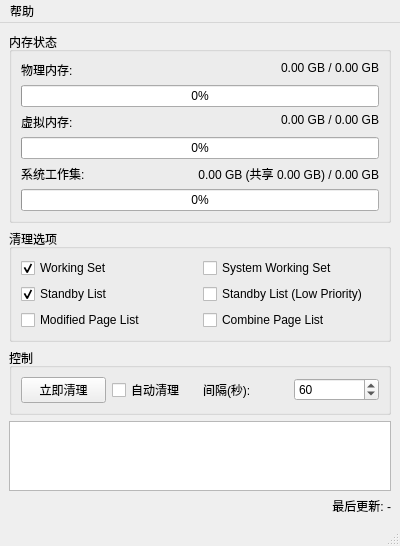
<?xml version="1.0" encoding="UTF-8"?>
<ui version="4.0">
 <class>MainWindow</class>
 <widget class="QMainWindow" name="MainWindow">
  <property name="geometry">
   <rect>
    <x>0</x>
    <y>0</y>
    <width>400</width>
    <height>500</height>
   </rect>
  </property>
  <property name="windowTitle">
   <string>内存清理工具</string>
  </property>
  <widget class="QWidget" name="centralwidget">
   <layout class="QVBoxLayout" name="verticalLayout">
    <item>
     <widget class="QGroupBox" name="groupBoxMemory">
      <property name="title">
       <string>内存状态</string>
      </property>
      <layout class="QGridLayout" name="gridLayoutMemory">
       <item row="0" column="0">
        <widget class="QLabel" name="labelPhysical">
         <property name="text">
          <string>物理内存:</string>
         </property>
        </widget>
       </item>
       <item row="0" column="1">
        <widget class="QLabel" name="lbPhysicalValue">
         <property name="text">
          <string>0.00 GB / 0.00 GB</string>
         </property>
         <property name="alignment">
          <set>Qt::AlignmentFlag::AlignRight</set>
         </property>
        </widget>
       </item>
       <item row="1" column="0" colspan="2">
        <widget class="QProgressBar" name="pbPhysical">
         <property name="value">
          <number>0</number>
         </property>
         <property name="alignment">
          <set>Qt::AlignmentFlag::AlignCenter</set>
         </property>
         <property name="format">
          <string>%p%</string>
         </property>
        </widget>
       </item>
       <item row="2" column="0">
        <widget class="QLabel" name="labelVirtual">
         <property name="text">
          <string>虚拟内存:</string>
         </property>
        </widget>
       </item>
       <item row="2" column="1">
        <widget class="QLabel" name="lbVirtualValue">
         <property name="text">
          <string>0.00 GB / 0.00 GB</string>
         </property>
         <property name="alignment">
          <set>Qt::AlignmentFlag::AlignRight</set>
         </property>
        </widget>
       </item>
       <item row="3" column="0" colspan="2">
        <widget class="QProgressBar" name="pbVirtual">
         <property name="value">
          <number>0</number>
         </property>
         <property name="alignment">
          <set>Qt::AlignmentFlag::AlignCenter</set>
         </property>
         <property name="format">
          <string>%p%</string>
         </property>
        </widget>
       </item>
       <item row="4" column="0">
        <widget class="QLabel" name="labelSystemWS">
         <property name="text">
          <string>系统工作集:</string>
         </property>
        </widget>
       </item>
       <item row="4" column="1">
        <widget class="QLabel" name="lbSystemWSValue">
         <property name="text">
          <string>0.00 GB (共享 0.00 GB) / 0.00 GB</string>
         </property>
         <property name="alignment">
          <set>Qt::AlignmentFlag::AlignRight</set>
         </property>
        </widget>
       </item>
       <item row="5" column="0" colspan="2">
        <widget class="QProgressBar" name="pbSystemWS">
         <property name="value">
          <number>0</number>
         </property>
         <property name="alignment">
          <set>Qt::AlignmentFlag::AlignCenter</set>
         </property>
         <property name="format">
          <string>%p%</string>
         </property>
        </widget>
       </item>
      </layout>
     </widget>
    </item>
    <item>
     <widget class="QGroupBox" name="groupBoxOptions">
      <property name="title">
       <string>清理选项</string>
      </property>
      <layout class="QGridLayout" name="gridLayoutOptions">
       <item row="0" column="0">
        <widget class="QCheckBox" name="cbWorkingSet">
         <property name="text">
          <string>Working Set</string>
         </property>
         <property name="checked">
          <bool>true</bool>
         </property>
        </widget>
       </item>
       <item row="0" column="1">
        <widget class="QCheckBox" name="cbSystemWorkingSet">
         <property name="text">
          <string>System Working Set</string>
         </property>
        </widget>
       </item>
       <item row="1" column="0">
        <widget class="QCheckBox" name="cbStandbyList">
         <property name="text">
          <string>Standby List</string>
         </property>
         <property name="checked">
          <bool>true</bool>
         </property>
        </widget>
       </item>
       <item row="1" column="1">
        <widget class="QCheckBox" name="cbStandbyListLow">
         <property name="text">
          <string>Standby List (Low Priority)</string>
         </property>
        </widget>
       </item>
       <item row="2" column="0">
        <widget class="QCheckBox" name="cbModifiedPageList">
         <property name="text">
          <string>Modified Page List</string>
         </property>
        </widget>
       </item>
       <item row="2" column="1">
        <widget class="QCheckBox" name="cbCombinePageList">
         <property name="text">
          <string>Combine Page List</string>
         </property>
        </widget>
       </item>
      </layout>
     </widget>
    </item>
    <item>
     <widget class="QGroupBox" name="groupBoxControl">
      <property name="title">
       <string>控制</string>
      </property>
      <layout class="QHBoxLayout" name="horizontalLayoutControl">
       <item>
        <widget class="QPushButton" name="btnCleanNow">
         <property name="text">
          <string>立即清理</string>
         </property>
        </widget>
       </item>
       <item>
        <widget class="QCheckBox" name="cbAutoClean">
         <property name="text">
          <string>自动清理</string>
         </property>
        </widget>
       </item>
       <item>
        <widget class="QLabel" name="labelInterval">
         <property name="text">
          <string>间隔(秒):</string>
         </property>
        </widget>
       </item>
       <item>
        <widget class="QSpinBox" name="sbInterval">
         <property name="minimum">
          <number>5</number>
         </property>
         <property name="maximum">
          <number>3600</number>
         </property>
         <property name="value">
          <number>60</number>
         </property>
        </widget>
       </item>
      </layout>
     </widget>
    </item>
    <item>
     <widget class="QTextBrowser" name="textBrowser"/>
    </item>
    <item>
     <spacer name="verticalSpacer">
      <property name="orientation">
       <enum>Qt::Orientation::Vertical</enum>
      </property>
      <property name="sizeHint" stdset="0">
       <size>
        <width>20</width>
        <height>40</height>
       </size>
      </property>
     </spacer>
    </item>
    <item>
     <widget class="QLabel" name="lbLastUpdate">
      <property name="text">
       <string>最后更新: -</string>
      </property>
      <property name="alignment">
       <set>Qt::AlignmentFlag::AlignRight</set>
      </property>
     </widget>
    </item>
   </layout>
  </widget>
  <widget class="QMenuBar" name="menubar">
   <property name="geometry">
    <rect>
     <x>0</x>
     <y>0</y>
     <width>400</width>
     <height>21</height>
    </rect>
   </property>
   <widget class="QMenu" name="menuHelp">
    <property name="title">
     <string>帮助</string>
    </property>
    <addaction name="actionAbout"/>
   </widget>
   <addaction name="menuHelp"/>
  </widget>
  <widget class="QStatusBar" name="statusbar"/>
  <action name="actionAbout">
   <property name="text">
    <string>关于</string>
   </property>
  </action>
 </widget>
 <resources/>
 <connections>
  <connection>
   <hints>
    <hint type="sourcelabel">
     <x>46</x>
     <y>10</y>
    </hint>
    <hint type="destinationlabel">
     <x>200</x>
     <y>250</y>
    </hint>
   </hints>
  </connection>
 </connections>
</ui>
